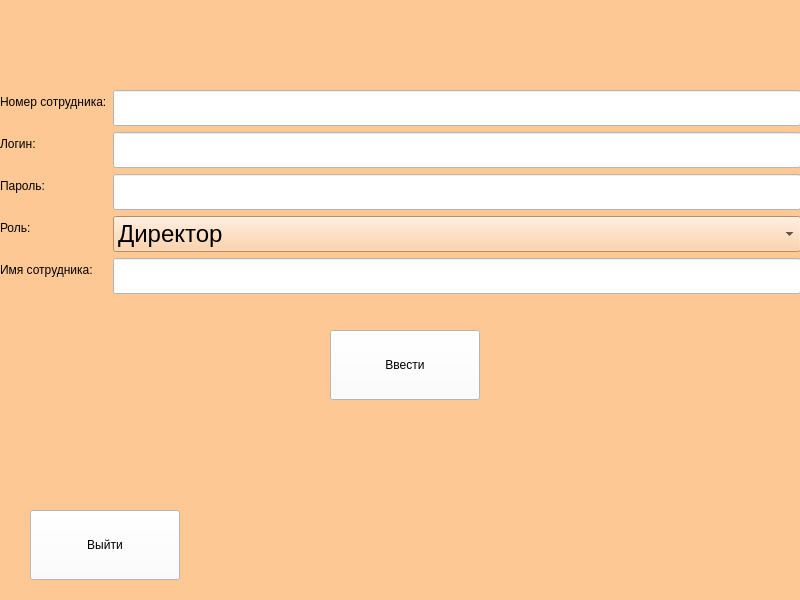
<?xml version="1.0" encoding="UTF-8"?>
<ui version="4.0">
 <class>MainWindow</class>
 <widget class="QMainWindow" name="MainWindow">
  <property name="geometry">
   <rect>
    <x>0</x>
    <y>0</y>
    <width>800</width>
    <height>600</height>
   </rect>
  </property>
  <property name="windowTitle">
   <string>MainWindow</string>
  </property>
  <property name="styleSheet">
   <string notr="true">background-color:rgb(254, 200, 149);</string>
  </property>
  <widget class="QWidget" name="centralwidget">
   <widget class="QWidget" name="formLayoutWidget">
    <property name="geometry">
     <rect>
      <x>0</x>
      <y>90</y>
      <width>801</width>
      <height>231</height>
     </rect>
    </property>
    <layout class="QFormLayout" name="formLayout">
     <item row="3" column="0">
      <widget class="QLabel" name="label_4">
       <property name="styleSheet">
        <string notr="true">color:rgb(0,0,0);font:18pt &quot;Arial&quot;;</string>
       </property>
       <property name="text">
        <string>Логин:</string>
       </property>
      </widget>
     </item>
     <item row="3" column="1">
      <widget class="QLineEdit" name="lineEdit_login">
       <property name="font">
        <font>
         <family>Arial</family>
         <pointsize>18</pointsize>
        </font>
       </property>
       <property name="styleSheet">
        <string notr="true">background-color:rgb(255,255,255);</string>
       </property>
      </widget>
     </item>
     <item row="4" column="0">
      <widget class="QLabel" name="label_5">
       <property name="styleSheet">
        <string notr="true">color:rgb(0,0,0);font:18pt &quot;Arial&quot;;</string>
       </property>
       <property name="text">
        <string>Пароль:</string>
       </property>
      </widget>
     </item>
     <item row="4" column="1">
      <widget class="QLineEdit" name="lineEdit_password">
       <property name="font">
        <font>
         <family>Arial</family>
         <pointsize>18</pointsize>
        </font>
       </property>
       <property name="styleSheet">
        <string notr="true">background-color:rgb(255,255,255);</string>
       </property>
      </widget>
     </item>
     <item row="2" column="1">
      <widget class="QLineEdit" name="lineEdit_id">
       <property name="font">
        <font>
         <family>Arial</family>
         <pointsize>18</pointsize>
        </font>
       </property>
       <property name="styleSheet">
        <string notr="true">background-color:rgb(255,255,255);</string>
       </property>
      </widget>
     </item>
     <item row="2" column="0">
      <widget class="QLabel" name="label">
       <property name="styleSheet">
        <string notr="true">color:rgb(0,0,0);font:18pt &quot;Arial&quot;;</string>
       </property>
       <property name="text">
        <string>Номер сотрудника:</string>
       </property>
      </widget>
     </item>
     <item row="5" column="1">
      <widget class="QComboBox" name="comboBox_role">
       <property name="font">
        <font>
         <family>Arial</family>
         <pointsize>18</pointsize>
        </font>
       </property>
       <property name="currentText">
        <string>Директор</string>
       </property>
       <property name="insertPolicy">
        <enum>QComboBox::InsertAtBottom</enum>
       </property>
       <property name="sizeAdjustPolicy">
        <enum>QComboBox::AdjustToContents</enum>
       </property>
       <property name="duplicatesEnabled">
        <bool>false</bool>
       </property>
       <property name="frame">
        <bool>true</bool>
       </property>
       <item>
        <property name="text">
         <string>Директор</string>
        </property>
       </item>
       <item>
        <property name="text">
         <string>Работник</string>
        </property>
       </item>
       <item>
        <property name="text">
         <string>Администратор</string>
        </property>
       </item>
      </widget>
     </item>
     <item row="5" column="0">
      <widget class="QLabel" name="label_2">
       <property name="styleSheet">
        <string notr="true">color:rgb(0,0,0);font:18pt &quot;Arial&quot;;</string>
       </property>
       <property name="text">
        <string>Роль:</string>
       </property>
      </widget>
     </item>
     <item row="6" column="0">
      <widget class="QLabel" name="label_6">
       <property name="styleSheet">
        <string notr="true">color:rgb(0,0,0);font:18pt &quot;Arial&quot;;</string>
       </property>
       <property name="text">
        <string>Имя сотрудника:</string>
       </property>
      </widget>
     </item>
     <item row="6" column="1">
      <widget class="QLineEdit" name="lineEdit_name">
       <property name="font">
        <font>
         <family>Arial</family>
         <pointsize>18</pointsize>
        </font>
       </property>
       <property name="styleSheet">
        <string notr="true">background-color:rgb(255,255,255);</string>
       </property>
      </widget>
     </item>
    </layout>
   </widget>
   <widget class="QPushButton" name="button_enter">
    <property name="geometry">
     <rect>
      <x>330</x>
      <y>330</y>
      <width>150</width>
      <height>70</height>
     </rect>
    </property>
    <property name="styleSheet">
     <string notr="true">background-color: rgb(255,255,255);color:rgb(0,0,0);font: 18pt &quot;Arial&quot;;</string>
    </property>
    <property name="text">
     <string>Ввести</string>
    </property>
   </widget>
   <widget class="QPushButton" name="button_quit">
    <property name="geometry">
     <rect>
      <x>30</x>
      <y>510</y>
      <width>150</width>
      <height>70</height>
     </rect>
    </property>
    <property name="styleSheet">
     <string notr="true">background-color: rgb(255,255,255);color:rgb(0,0,0);font: 18pt &quot;Arial&quot;;</string>
    </property>
    <property name="text">
     <string>Выйти</string>
    </property>
   </widget>
  </widget>
 </widget>
 <resources/>
 <connections/>
</ui>
